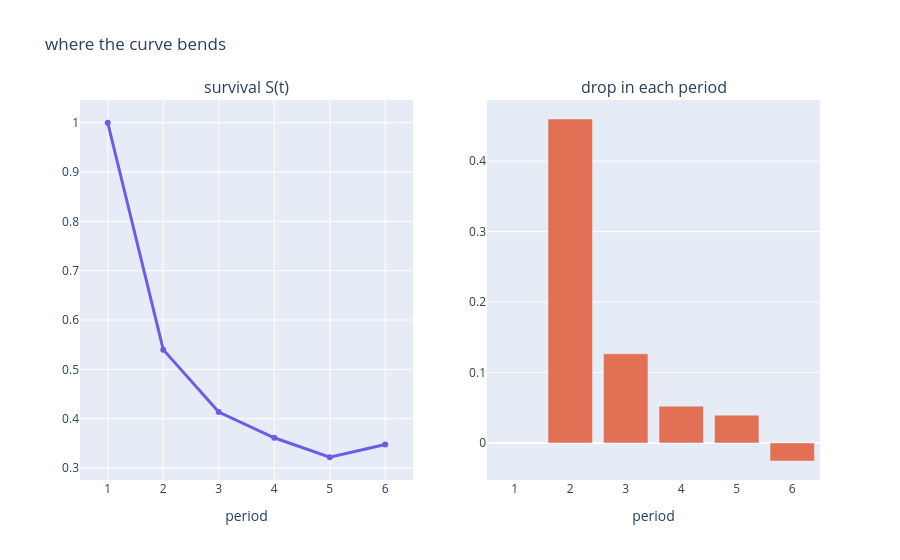
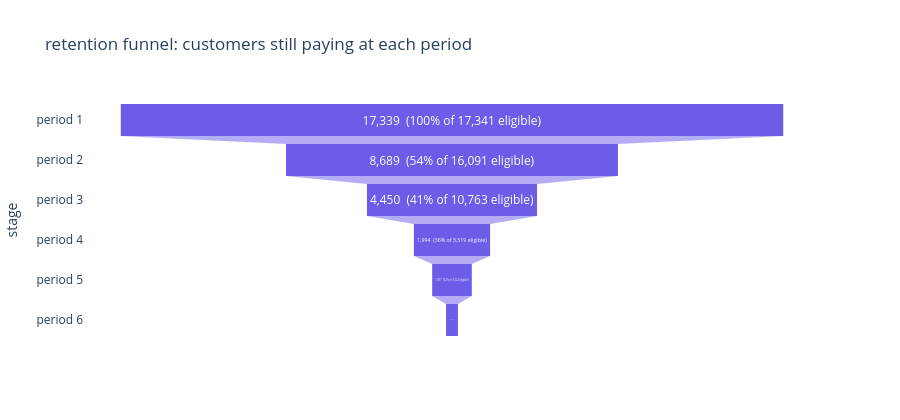

Source (notebook cell) for these figures, in order:
### Code cell
# where does the survival curve actually bend? that's the window that carries information
alive = sub.groupby(['customer', 'm']).size().reset_index(name='n')
mon = base[base['first_period'] == 'month'].copy()
mon['opps'] = np.floor((mon['tenure_days'] - GRACE) / PERIOD).clip(lower=0)

# each period k uses a DIFFERENT eligible set (opps >= k), not one fixed cohort —
# so S(t) can rise when later periods are estimated on earlier (more durable) cohorts only.
surv = []
for k in range(0, 6):
    elig = mon[mon['opps'] >= k]
    if len(elig) < 30:
        continue
    ok = set(alive.loc[alive['m'] == k, 'customer'])
    surv.append({'period': k + 1, 'n_eligible': len(elig),
                 'alive': elig['customer'].isin(ok).sum(),
                 'survival': elig['customer'].isin(ok).mean()})
surv = pd.DataFrame(surv)
surv['step_drop'] = surv['survival'].shift(1) - surv['survival']
print(surv.round(4))

fig = make_subplots(rows=1, cols=2, subplot_titles=('survival S(t)', 'drop in each period'))
fig.add_scatter(x=surv['period'], y=surv['survival'], mode='lines+markers',
                line=dict(color=PALETTE[0], width=3), row=1, col=1)
fig.add_bar(x=surv['period'], y=surv['step_drop'], marker_color=PALETTE[3], row=1, col=2)
fig.update_xaxes(title='period', tickmode='array', tickvals=list(range(1, 7)),
                 range=[0.5, 6.5], row=1, col=1)
fig.update_xaxes(title='period', tickmode='array', tickvals=list(range(1, 7)),
                 range=[0.5, 6.5], row=1, col=2)
fig.update_layout(title='where the curve bends', showlegend=False)
fig.show()

# funnel on headcounts (same caveat: denominators shrink with tenure)
funnel = surv[['period', 'alive', 'n_eligible', 'survival']].copy()
funnel['stage'] = [f'period {p}' for p in funnel['period']]
funnel['label'] = funnel.apply(
    lambda r: f'{int(r.alive):,}  ({r.survival:.0%} of {int(r.n_eligible):,} eligible)', axis=1)
fig = px.funnel(funnel, x='alive', y='stage', text='label',
                title='retention funnel: customers still paying at each period')
fig.update_traces(textposition='inside', textinfo='text')
fig.show()

if surv['step_drop'].notna().any():
    worst = surv.loc[surv['step_drop'].idxmax()]
    print(f'\nbiggest single drop at period {int(worst["period"])}: {worst["step_drop"]:.1%}')
    pos = surv['step_drop'].clip(lower=0)
    if len(surv) > 1 and pos.sum() > 0:
        print(f'share of all (positive) churn happening in period 2: '
              f'{pos.iloc[1] / pos.sum():.1%}')
    if (surv['step_drop'] < 0).any():
        print('note: negative step_drop means S(t) rose — eligible sample shrinks to earlier '
              'cohorts only, so rates are not comparable to a fixed-cohort KM curve')

### Figure 1 — Plotly figure (JSON) as saved in the notebook; plotly's stock layout.template omitted (floating-point values rounded to 4 significant figures)
{"data": [{"line": {"color": "#6C5CE7", "width": 3}, "mode": "lines+markers", "type": "scatter", "x": [1, 2, 3, 4, 5, 6], "xaxis": "x", "y": [0.9999, 0.54, 0.4135, 0.3613, 0.3218, 0.3475], "yaxis": "y"}, {"marker": {"color": "#E17055"}, "type": "bar", "x": [1, 2, 3, 4, 5, 6], "xaxis": "x2", "y": [NaN, 0.4599, 0.1265, 0.05216, 0.03945, -0.02568], "yaxis": "y2"}], "layout": {"annotations": [{"font": {"size": 16}, "showarrow": false, "text": "survival S(t)", "x": 0.225, "xanchor": "center", "xref": "paper", "y": 1.0, "yanchor": "bottom", "yref": "paper"}, {"font": {"size": 16}, "showarrow": false, "text": "drop in each period", "x": 0.775, "xanchor": "center", "xref": "paper", "y": 1.0, "yanchor": "bottom", "yref": "paper"}], "showlegend": false, "title": {"text": "where the curve bends"}, "xaxis": {"anchor": "y", "domain": [0.0, 0.45], "range": [0.5, 6.5], "tickmode": "array", "tickvals": [1, 2, 3, 4, 5, 6], "title": {"text": "period"}}, "xaxis2": {"anchor": "y2", "domain": [0.55, 1.0], "range": [0.5, 6.5], "tickmode": "array", "tickvals": [1, 2, 3, 4, 5, 6], "title": {"text": "period"}}, "yaxis": {"anchor": "x", "domain": [0.0, 1.0]}, "yaxis2": {"anchor": "x2", "domain": [0.0, 1.0]}}}

### Figure 2 — Plotly figure (JSON) as saved in the notebook; plotly's stock layout.template omitted (floating-point values rounded to 4 significant figures)
{"data": [{"hovertemplate": "alive=%{x}<br>stage=%{y}<br>label=%{text}<extra></extra>", "legendgroup": "", "marker": {"color": "#6C5CE7"}, "name": "", "orientation": "h", "showlegend": false, "text": ["17,339  (100% of 17,341 eligible)", "8,689  (54% of 16,091 eligible)", "4,450  (41% of 10,763 eligible)", "1,994  (36% of 5,519 eligible)", "1,037  (32% of 3,222 eligible)", "310  (35% of 892 eligible)"], "textinfo": "text", "textposition": "inside", "type": "funnel", "x": [17339, 8689, 4450, 1994, 1037, 310], "xaxis": "x", "y": ["period 1", "period 2", "period 3", "period 4", "period 5", "period 6"], "yaxis": "y"}], "layout": {"height": 420, "legend": {"tracegroupgap": 0}, "title": {"text": "retention funnel: customers still paying at each period"}, "xaxis": {"anchor": "y", "domain": [0.0, 1.0], "title": {"text": "alive"}}, "yaxis": {"anchor": "x", "domain": [0.0, 1.0], "title": {"text": "stage"}}}}
